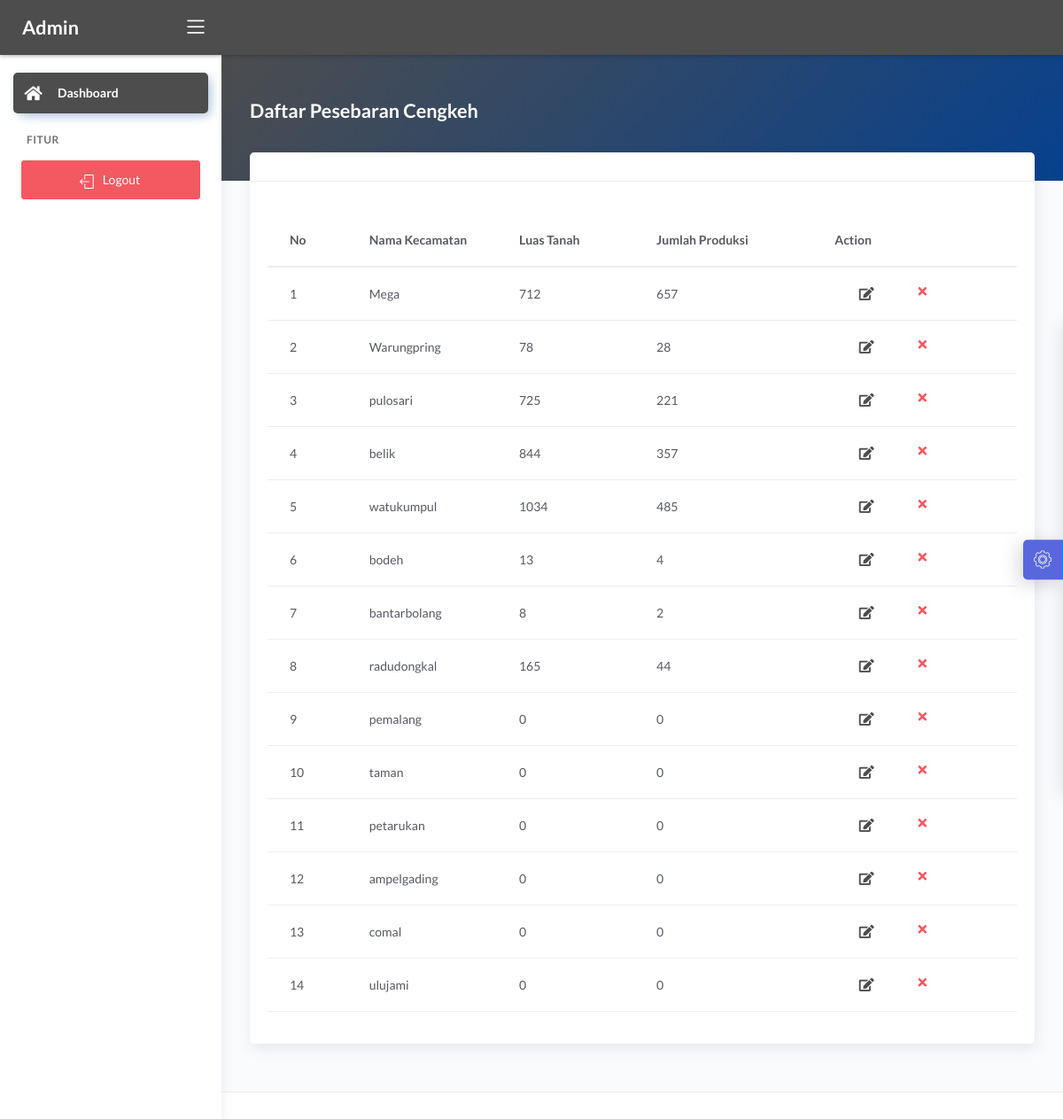
/demo1/main2.php?halaman=daftar_administrasi (signed in), run on the app's committed database.
### tables this page shows
CREATE TABLE `pemalang` (
  `id` int(3) NOT NULL,
  `kecamatan` varchar(255) NOT NULL,
  `tanah` int(5) NOT NULL,
  `produksi` int(5) NOT NULL
);

### demo1/daftar_administrasi.php (the view, shortened to what this page needs)
<?php
include '../konek.php';
?>
            <div class="panel-header bg-primary-gradient">
					<div class="page-inner py-5">
						<div class="d-flex align-items-left align-items-md-center flex-column flex-md-row">
							<div>
								<h2 class="text-white pb-2 fw-bold">Daftar Pesebaran Cengkeh</h2>
							</div>
						</div>
					</div>
                </div>
                <div class="page-inner mt--5">
					<div class="row">
						<div class="col-md-12">
							<div class="card">
								<div class="card-header">
								</div>
								<div class="card-body">
									<table class="table mt-3">
										<thead>
										<tr>
											<th>No</th>
											<th>Nama Kecamatan</th>
											<th>Luas Tanah</th>
											<th>Jumlah Produksi</th>
											<th>Action</th>
										</tr>
										</thead>
										<tbody>
											<?php
											$query = "SELECT * FROM `pemalang`;";
											$result = mysqli_query($konek, $query);
											$no = 1;
											while($row = mysqli_fetch_assoc($result))
											{
											?>
											<tr>
												<td><?php echo $no; ?></td>
												<td style="width: 20%"><?php echo $row['kecamatan']; ?></td>
												<td><?php echo substr($row['tanah'], 0, 20); ?></td>
												<td><?php echo $row['produksi']; ?></td>
												<td>
													<div class="form-button-action">
														<a href="?halaman=ubah_administrasi&id=<?php echo $row['id']; ?>" type="button" data-toggle="tooltip" title="" class="btn btn-link btn-primary btn-lg" data-original-title="Edit User">
															<i class="fa fa-edit"></i>
														</a>
														<a href="?halaman=hapus_administrasi&id=<?php echo $row['id_administrasi']; ?>" data-toggle="tooltip" title="" class="btn btn-link btn-danger" data-original-title="Hapus User">
															<i class="fa fa-times"></i>
														</a>
													</div>
												</td>
											</tr>
											<?php
												$no++;
											}
											?>
											</tbody>
									</table>
								</div>
							</div>
						</div>
					</div>
			</div>

### data on the page
pemalang: kecamatan "Mega", tanah "712", produksi "657"
pemalang: kecamatan "Warungpring", tanah "78", produksi "28"
pemalang: kecamatan "pulosari", tanah "725", produksi "221"
pemalang: kecamatan "belik", tanah "844", produksi "357"
pemalang: kecamatan "watukumpul", tanah "1034", produksi "485"
pemalang: kecamatan "bodeh", tanah "13", produksi "4"
pemalang: kecamatan "bantarbolang", tanah "8", produksi "2"
pemalang: kecamatan "radudongkal", tanah "165", produksi "44"
pemalang: kecamatan "pemalang", tanah "0", produksi "0"
pemalang: kecamatan "taman", tanah "0", produksi "0"
pemalang: kecamatan "petarukan", tanah "0", produksi "0"
pemalang: kecamatan "ampelgading", tanah "0", produksi "0"
pemalang: kecamatan "comal", tanah "0", produksi "0"
pemalang: kecamatan "ulujami", tanah "0", produksi "0"
